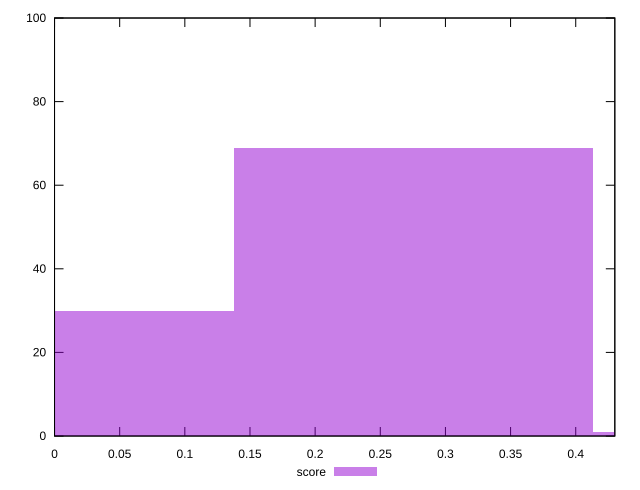

Generate this figure with gnuplot:
reset

$score <<EOF
0.5509704856481994 1
0.2754852428240997 69
0 30
EOF

set key outside below
set boxwidth 0.2754852428240997
set xrange [0:0.43]
set yrange [0:100]
set trange [0:100]
set style fill transparent solid 0.5 noborder
set terminal svg size 640, 490 enhanced background rgb 'white'
set output "reprap/uses-text-compression/samples/pages/score/histogram.svg"

plot $score title "score" with boxes

reset
